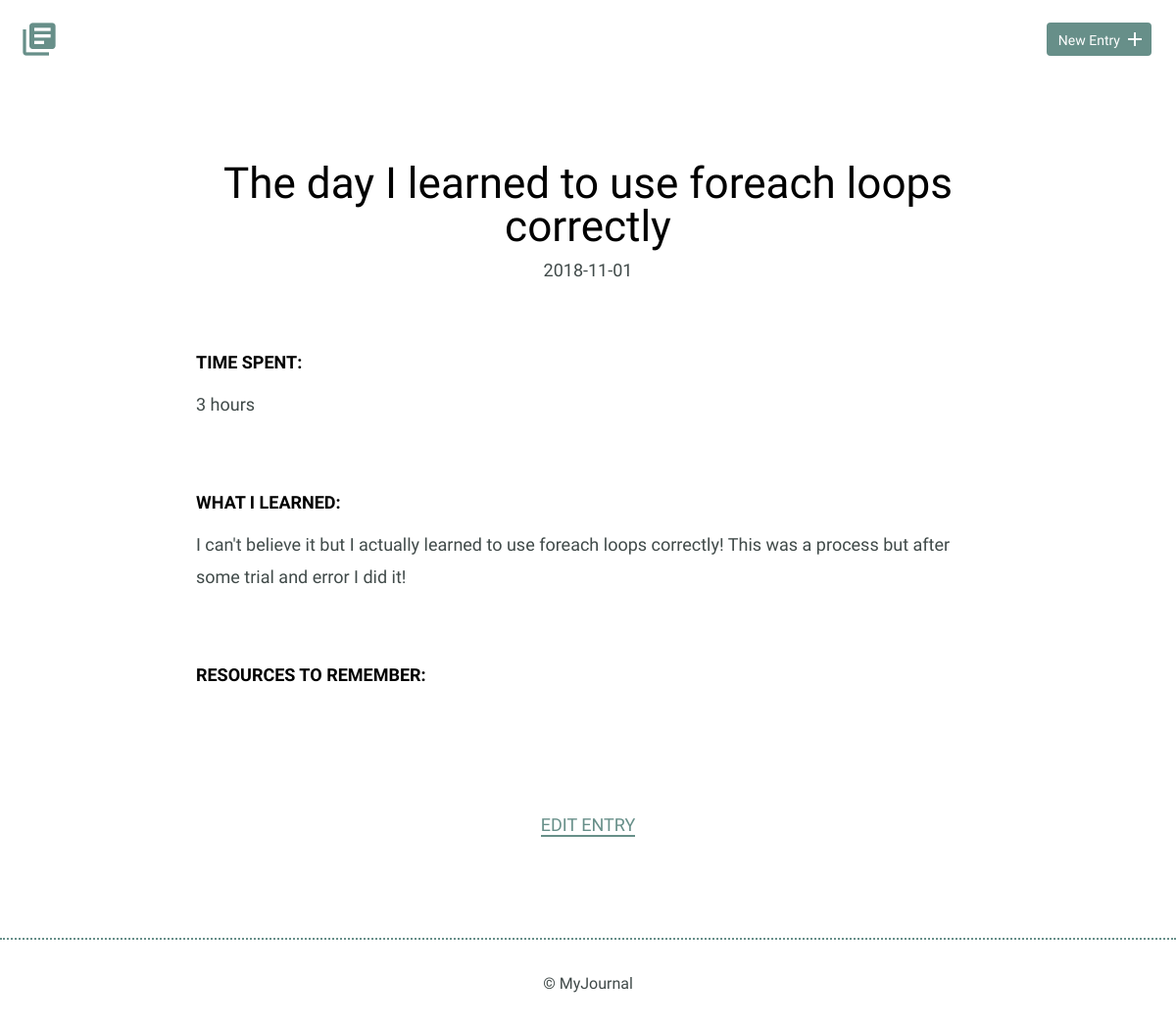
The app's page /detail.php?id=3, older data.
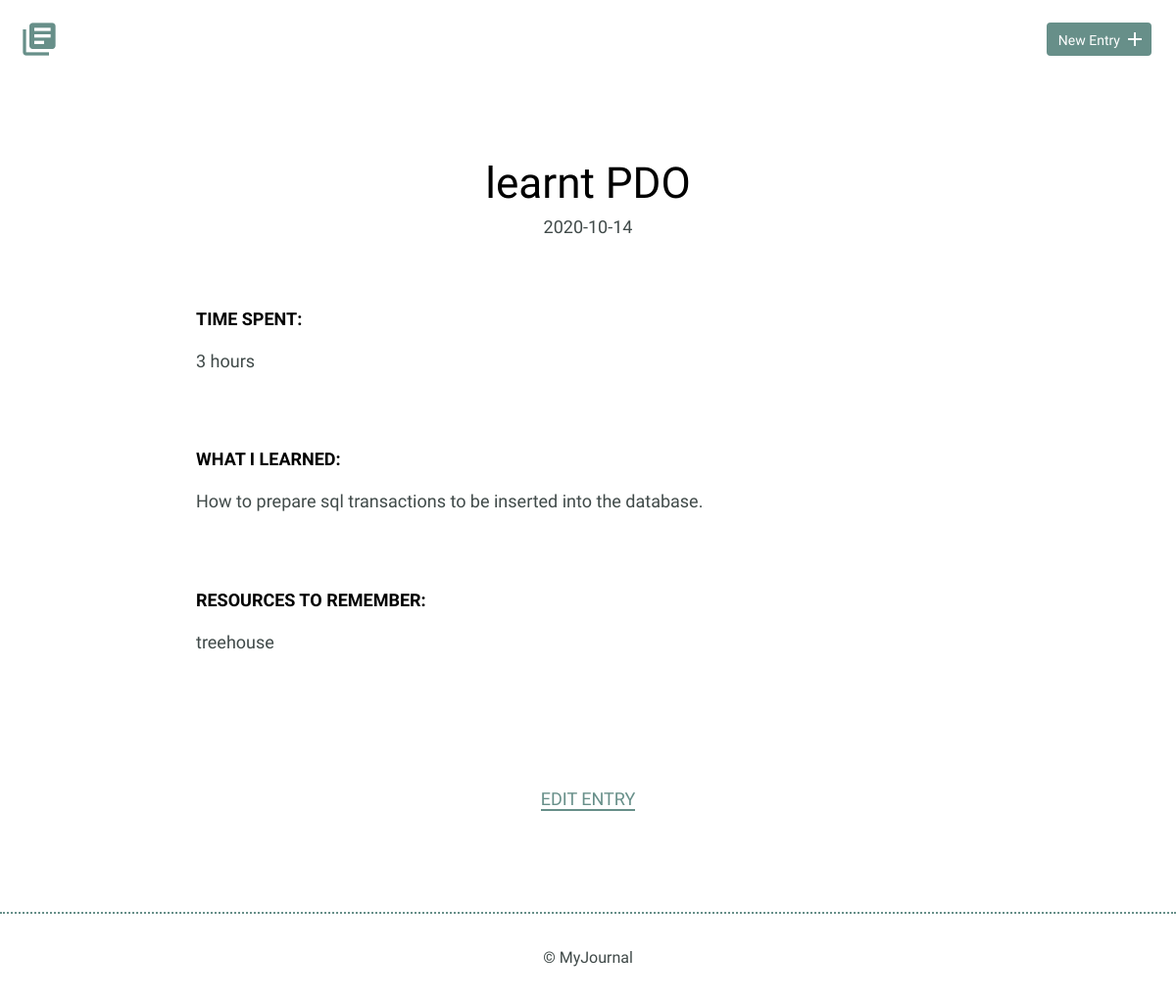
The same page, newer data.
### tables this page shows
CREATE TABLE "entries" (
	`id`	INTEGER,
	`title`	TEXT,
	`date`	TEXT,
	`time_spent`	INTEGER,
	`learned`	BLOB,
	`resources`	BLOB,
	PRIMARY KEY(`id`)
);

### inc/functions.php (called while the page is built, shortened)
<?php
function get_journal_entry($entry_id) {
include('dbconnect.php');
$sql = 'SELECT * FROM entries WHERE id = ?';
try {
  $results = $db->prepare($sql);
  $results->bindValue(1,$entry_id,PDO::PARAM_INT);
  $results->execute();
  return $results->fetch(PDO::FETCH_ASSOC);
} catch (Exception $e) {
  echo $e->getMessage();
  return false;
}
}
?>

### detail.php (the view, shortened to what this page needs)
<?php
include('inc/functions.php');
if(isset($_GET['id'])) {
    $entry_id = filter_input(INPUT_GET, 'id',FILTER_SANITIZE_NUMBER_INT);
    $journal_entry = get_journal_entry($entry_id);
}
?>
<!DOCTYPE html>
<html>
    <head>
        <link rel="stylesheet" href="css/normalize.css">
        <link rel="stylesheet" href="css/site.css">
    </head>
    <body>
        <header>
            <div class="container">
                <div class="site-header">
                    <a class="logo" href="index.php"><i class="material-icons">library_books</i></a>
                    <a class="button icon-right" href="new.php"><span>New Entry</span> <i class="material-icons">add</i></a>
                </div>
            </div>
        </header>
        <section>
            <div class="container">
                <div class="entry-list single">
                    <article>
                          <?php
                          echo "<h1>" . $journal_entry['title'] . "</h1>";
                          echo "<time>" . $journal_entry['date'] . "</time>";
                        ?>
                        <div class="entry">
                            <h3>Time Spent: </h3>
                        <p>
                         <?php
                          echo $journal_entry['time_spent'];
                         ?>
                        </p>
                        </div>
                        <div class="entry">
                            <h3>What I Learned:</h3>
                            <p>
                                <?php
                                echo $journal_entry['learned'];
                                ?>
                            </p>
                        </div>
                        <div class="entry">
                            <h3>Resources to Remember:</h3>
                            <p>
                            <?php
                                echo $journal_entry['resources'];
                                ?>
                            </p>
                        </div>
                    </article>
                </div>
            </div>
            <div class="edit">
            <p>
            <?php
            echo "<a href='edit.php?id=" .$entry_id. "'>Edit Entry</a></li>";
            ?>
            </p>
            </div>
        </section>
        <footer>
            <div>
                &copy; MyJournal
            </div>
        </footer>
    </body>
</html>

Row changes from the older to the newer data that the page shows:
changed entries: title "The day I learned to use foreach loops correctly" → "learnt PDO"; date "2018-11-01" → "2020-10-14"; learned "I can't believe it but I actually learned to use foreach loops correctly! This was a process but after some trial and error I did it!" → "How to prepare sql transactions to be inserted into the database."; resources (not shown) → "treehouse"
